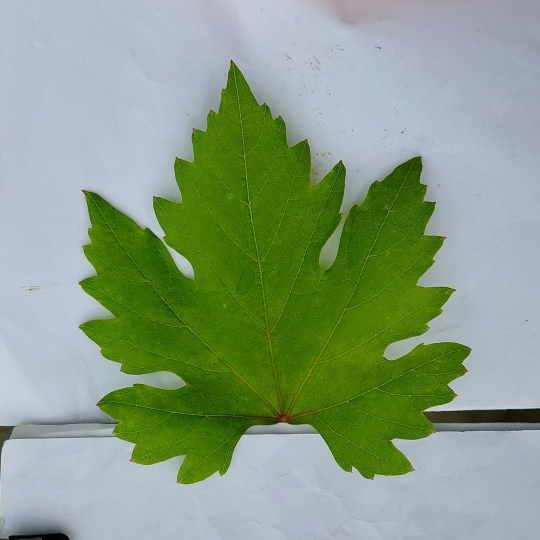
#> input picture skripsi_app_backend/DataSet_Testing/daun_sehat (1).jpg, 1080 x 1080 px, found by its file name (shown at 1/2 size)
$ python augmentation.py
#> lines starting #> are read from the running program, lines starting #| are printed output that depends on the picture; after the words box and inside, x2 and y2 are one past the last pixel; in counts of white or black regions, pixels touching at a corner belong together
import cv2
import numpy as np
from os import walk
from os.path import join

angles = [0, 45, 90, 135, 180, 225, 270, 315]

# membaca file
img = cv2.imread(
    "../../Code/Dataset/raw/2_label/dataset_training/sehat/daun_sehat (1).jpg")
#> img is the input picture: shape (1080, 1080, 3); mean B, G, R 131.4, 158.1, 137

# Membuat matriks transformasi rotasi
center = (img.shape[1] // 2, img.shape[0] // 2)
#> center = (540, 540)
matrix = cv2.getRotationMatrix2D(center, 45, 1.0)

# Melakukan rotasi pada gambar menggunakan matriks transformasi
rotated_image = cv2.warpAffine(img, matrix, (img.shape[1], img.shape[0]))
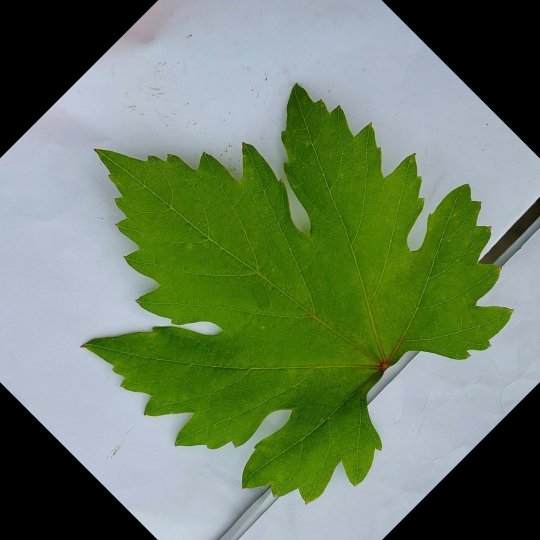
#> rotated_image: shape (1080, 1080, 3) (shown at 1/2 size); mean B, G, R 99.3, 128.2, 108.6

# Buat gambar putih dengan ukuran yang sama
white_image = np.ones_like(rotated_image) * 255

# Buat maska warna berdasarkan area hitam pada gambar yang dirotasi
gray_rotated = cv2.cvtColor(rotated_image, cv2.COLOR_BGR2GRAY)
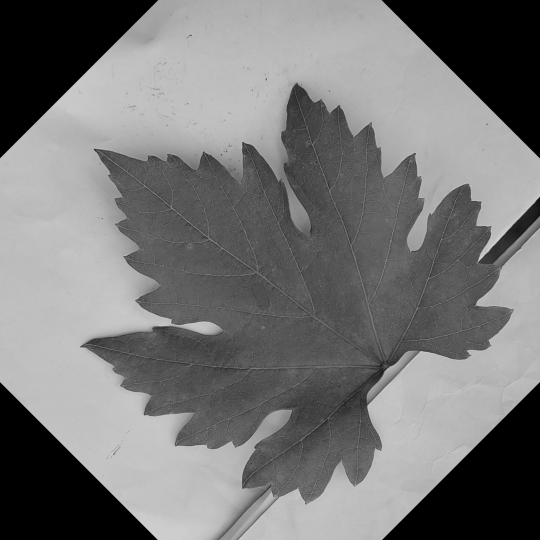
#> gray_rotated: shape (1080, 1080) (shown at 1/2 size); min 0, max 220, mean 118.9
_, mask = cv2.threshold(
    gray_rotated, 1, 255, cv2.THRESH_BINARY)
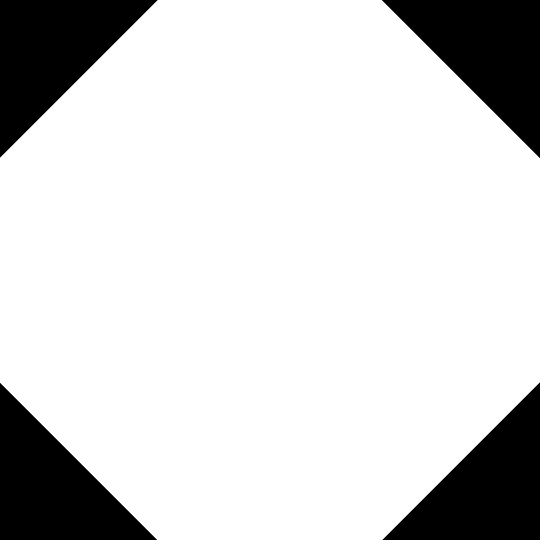
#> mask: shape (1080, 1080) (shown at 1/2 size); 82.9% white; 4 black regions, box (x1, y1, x2, y2) and area: (764, 0, 1080, 316) 50086, (0, 0, 315, 315) 49770, (765, 765, 1080, 1080) 49770, (0, 766, 314, 1080) 49455

# Inversi maska warna
mask_inv = cv2.bitwise_not(mask)

# Ubah gambar putih menjadi gambar asli menggunakan maska
result = cv2.bitwise_and(white_image, rotated_image, mask=mask_inv)
#> result: shape (1080, 1080, 3); every value is 0
#> white_image: shape (1080, 1080, 3); every value is 255

# Gabungkan gambar asli dan gambar yang dirotasi menggunakan maska warna
result = cv2.bitwise_or(result, rotated_image, mask=mask)

normalized_image = cv2.normalize(
    rotated_image, None, alpha=0, beta=255, norm_type=cv2.NORM_MINMAX)
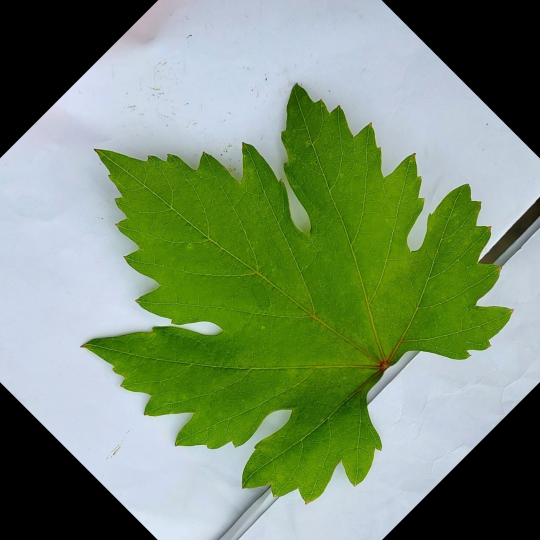
#> normalized_image: shape (1080, 1080, 3) (shown at 1/2 size); mean B, G, R 110.5, 142.7, 120.9

resized_img = cv2.resize(img, (512, 512))
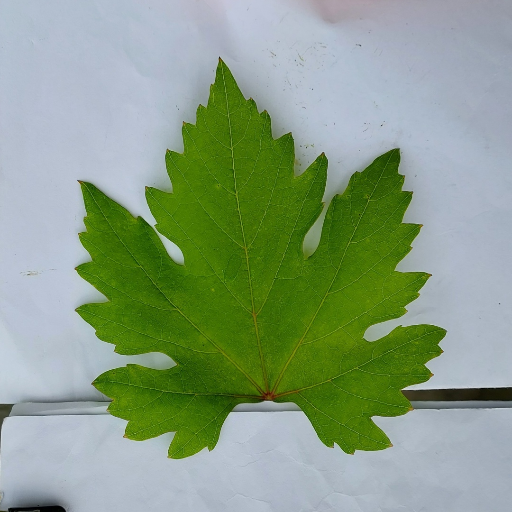
#> resized_img: shape (512, 512, 3); mean B, G, R 131.3, 158, 136.9
resized_rotasi = cv2.resize(normalized_image, (512, 512))
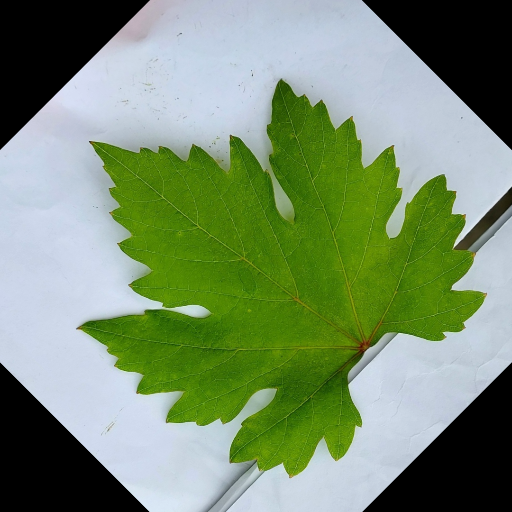
#> resized_rotasi: shape (512, 512, 3); mean B, G, R 110.4, 142.6, 120.9

cv2.imshow("img", resized_img)
cv2.imshow("rotasi img", result)

cv2.waitKey(0)
cv2.destroyAllWindows()

$ run again, with skripsi_app_backend/DataSet_Testing/daun_sehat (2).jpg copied over skripsi_app_backend/DataSet_Testing/daun_sehat (1).jpg
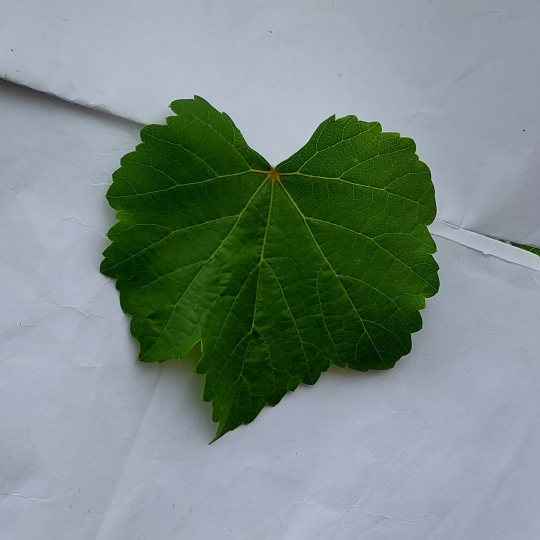
#> input picture skripsi_app_backend/DataSet_Testing/daun_sehat (2).jpg, 1080 x 1080 px, found by its file name (shown at 1/2 size)
#> img is the input picture: shape (1080, 1080, 3); mean B, G, R 133.3, 139.1, 123.1
#> `gray_rotated = cv2.cvtColor(rotated_image, cv2.COLOR_BGR2GRAY)`:
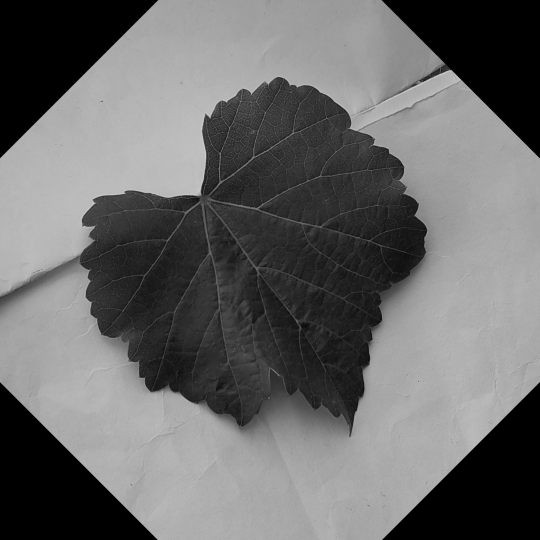
#> gray_rotated: shape (1080, 1080) (shown at 1/2 size); min 0, max 213, mean 105.7
#> mask: shape (1080, 1080); 82.9% white; 4 black regions, box (x1, y1, x2, y2) and area: (764, 0, 1080, 316) 50086, (0, 0, 315, 315) 49770, (765, 765, 1080, 1080) 49770, (0, 766, 314, 1080) 49455
#> result: shape (1080, 1080, 3); every value is 0
#> white_image: shape (1080, 1080, 3); every value is 255
#> `resized_rotasi = cv2.resize(normalized_image, (512, 512))`:
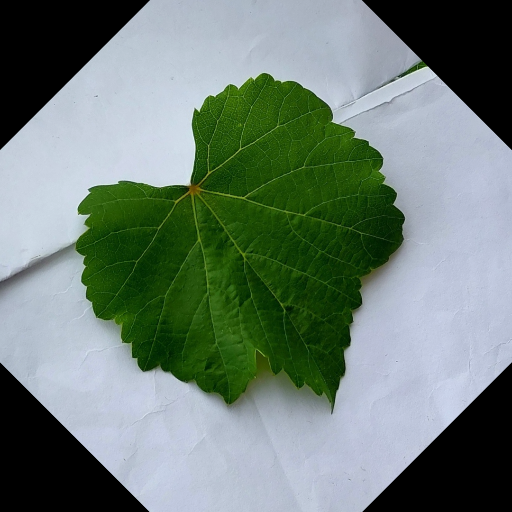
#> resized_rotasi: shape (512, 512, 3); mean B, G, R 118.2, 127.5, 110.6

$ run again, with skripsi_app_backend/DataSet_Testing/daun_sehat (3).jpg copied over skripsi_app_backend/DataSet_Testing/daun_sehat (1).jpg
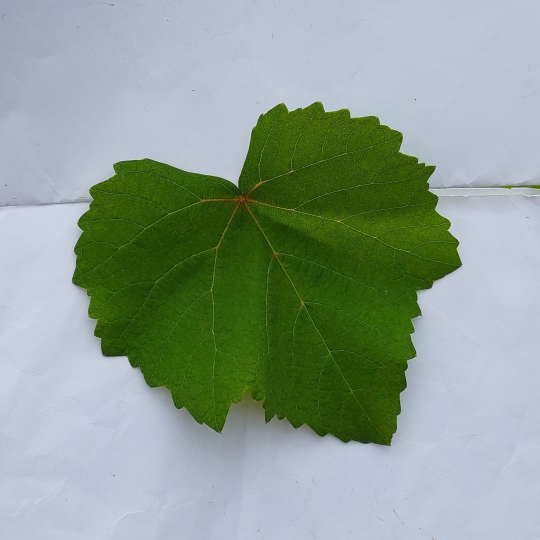
#> input picture skripsi_app_backend/DataSet_Testing/daun_sehat (3).jpg, 1080 x 1080 px, found by its file name (shown at 1/2 size)
#> img is the input picture: shape (1080, 1080, 3); mean B, G, R 145.5, 158.9, 141.9
#> `gray_rotated = cv2.cvtColor(rotated_image, cv2.COLOR_BGR2GRAY)`:
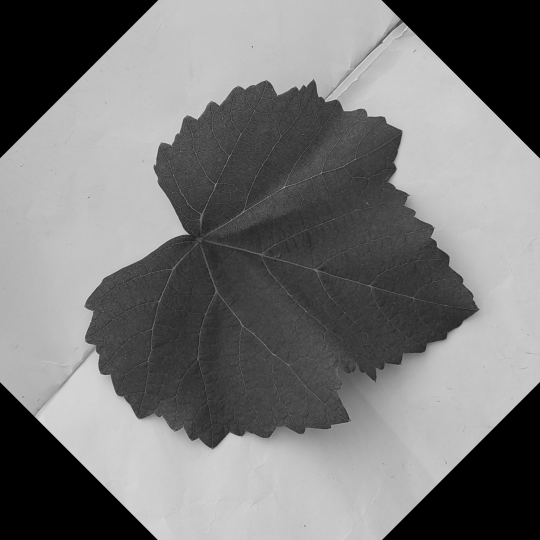
#> gray_rotated: shape (1080, 1080) (shown at 1/2 size); min 0, max 230, mean 119.4
#> mask: shape (1080, 1080); 82.9% white; 4 black regions, box (x1, y1, x2, y2) and area: (764, 0, 1080, 316) 50086, (0, 0, 315, 315) 49770, (765, 765, 1080, 1080) 49770, (0, 766, 314, 1080) 49455
#> result: shape (1080, 1080, 3); every value is 0
#> white_image: shape (1080, 1080, 3); every value is 255
#> `resized_rotasi = cv2.resize(normalized_image, (512, 512))`:
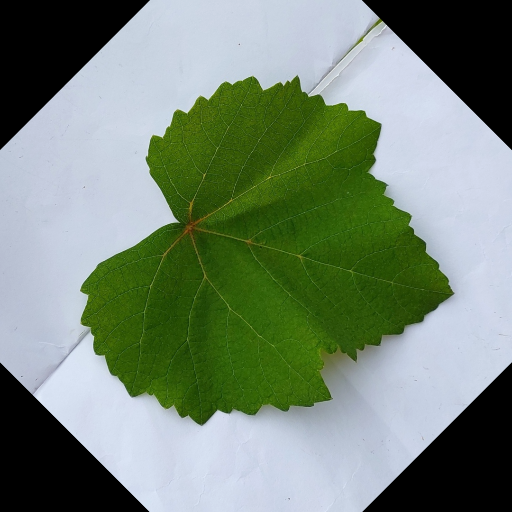
#> resized_rotasi: shape (512, 512, 3); mean B, G, R 118.2, 135.4, 118.7

$ run again, with skripsi_app_backend/DataSet_Testing/daun_sehat (4).jpg copied over skripsi_app_backend/DataSet_Testing/daun_sehat (1).jpg
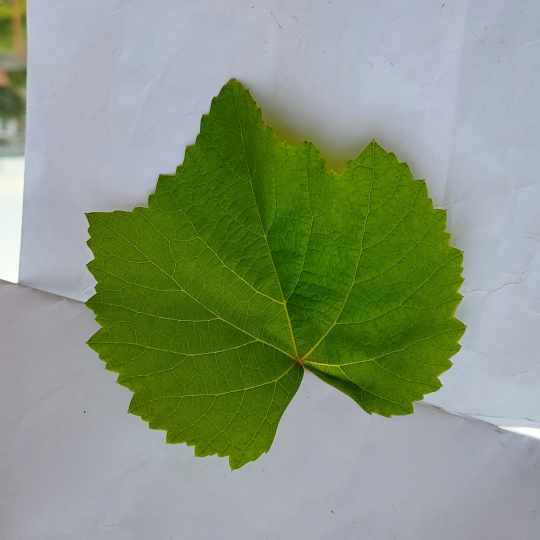
#> input picture skripsi_app_backend/DataSet_Testing/daun_sehat (4).jpg, 1080 x 1080 px, found by its file name (shown at 1/2 size)
#> img is the input picture: shape (1080, 1080, 3); mean B, G, R 125.4, 151.1, 135.6
#> `gray_rotated = cv2.cvtColor(rotated_image, cv2.COLOR_BGR2GRAY)`:
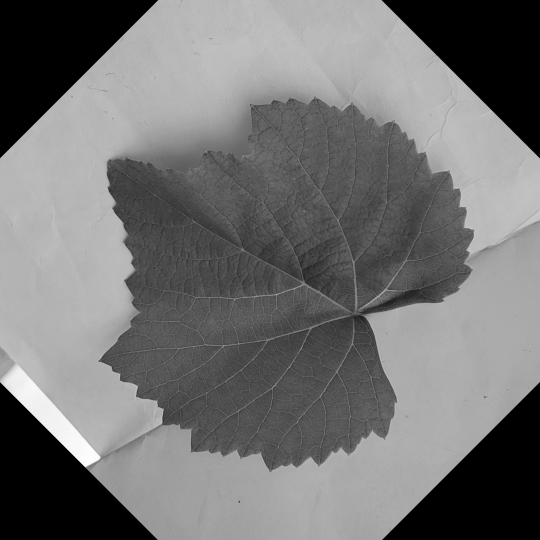
#> gray_rotated: shape (1080, 1080) (shown at 1/2 size); min 0, max 255, mean 115
#> mask: shape (1080, 1080); 82.9% white; 4 black regions, box (x1, y1, x2, y2) and area: (764, 0, 1080, 316) 50086, (0, 0, 315, 315) 49770, (765, 765, 1080, 1080) 49770, (0, 766, 314, 1080) 49455
#> result: shape (1080, 1080, 3); every value is 0
#> white_image: shape (1080, 1080, 3); every value is 255
#> `resized_rotasi = cv2.resize(normalized_image, (512, 512))`:
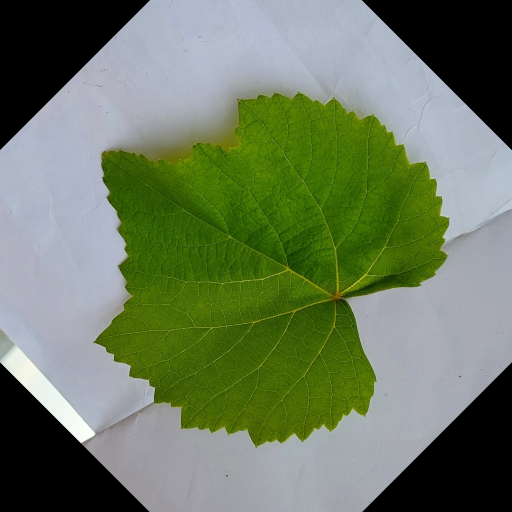
#> resized_rotasi: shape (512, 512, 3); mean B, G, R 95.4, 122.4, 107.7
